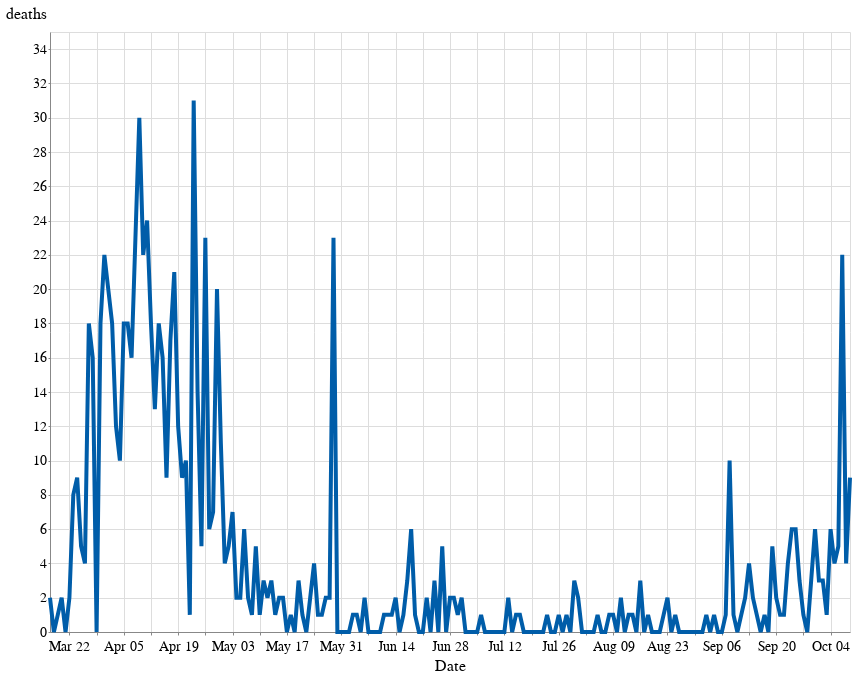

The notebook cell this image was saved under:
### Code cell
alt.Chart(country_df).mark_line().encode(
    x='Date:T',
    y='deaths',
    tooltip = ['Date', 'TotalCases', 'TotalDeaths', 'cases', 'deaths']
).properties(
    height=600,
    width=800
).transform_filter(
    (datum.TotalCases > 1000)
)

### Figure 1 — Vega-Lite specification as saved in the notebook (floating-point values rounded to 4 significant figures; data arrays with more than 128 entries replaced by an {"elided": "..."} marker saying what was removed)
{"config": {"view": {"width": 600, "height": 400}, "background": "#ffffff", "title": {"anchor": "start", "font": "Source Sans Pro, Arial, sans", "fontColor": "#000000", "fontSize": 24, "fontWeight": "bold"}, "arc": {"fill": "#005DA9"}, "area": {"fill": "#005DA9"}, "line": {"stroke": "#005DA9", "strokeWidth": 4}, "path": {"stroke": "#005DA9"}, "rect": {"fill": "#005DA9"}, "shape": {"stroke": "#005DA9"}, "bar": {"fill": "#005DA9"}, "point": {"stroke": "#005DA9"}, "symbol": {"fill": "#005DA9", "size": 60}, "axis": {"titleFont": "Source Sans Pro, sans", "titleFontSize": 16, "titleFontWeight": "normal", "labelFont": "Source Sans Pro, sans", "labelFontSize": 14, "labelFontWeight": "normal"}, "axisX": {"labelAngle": 0, "labelPadding": 4, "tickSize": 3}, "axisY": {"labelBaseline": "middle", "maxExtent": 45, "minExtent": 45, "tickSize": 2, "titleAlign": "left", "titleAngle": 0, "titleX": -45, "titleY": -11}, "headerFacet": {"titleFontSize": 16, "labelFontSize": 14}, "headerRow": {"titleFontSize": 16, "labelFontSize": 14}, "headerColumn": {"titleFontSize": 16, "labelFontSize": 14}, "legend": {"titleFont": "Source Sans Pro, sans", "titleFontSize": 16, "titleFontWeight": "normal", "symbolType": "circle", "labelFont": "Source Sans Pro, sans", "labelFontSize": 15}, "range": {"category": ["#AB377A", "#AEC067", "#9BC3B7", "#928285", "#F07F3C", "#FFE054", "#E30034", "#005DA9", "#644F54", "#5EA290", "#769F3B", "#812161", "#E36319", "#F5C631"]}}, "data": {"name": "data-048505569e18f3e1c47fb95de817b82f"}, "mark": "line", "encoding": {"tooltip": [{"type": "temporal", "field": "Date"}, {"type": "quantitative", "field": "TotalCases"}, {"type": "quantitative", "field": "TotalDeaths"}, {"type": "quantitative", "field": "cases"}, {"type": "quantitative", "field": "deaths"}], "x": {"type": "temporal", "field": "Date"}, "y": {"type": "quantitative", "field": "deaths"}}, "height": 600, "transform": [{"filter": "(datum.TotalCases > 1000)"}], "width": 800, "$schema": "https://vega.github.io/schema/vega-lite/v4.8.1.json", "datasets": {"data-048505569e18f3e1c47fb95de817b82f": {"elided": "284 records"}}}
